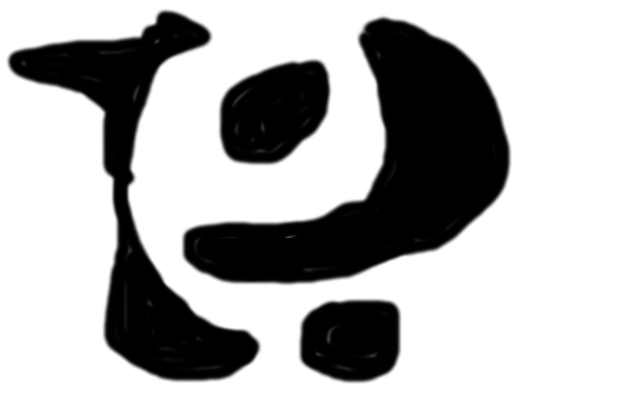
#> input picture A2/planning_questions/simple.png, 640 x 400 px
$ python astar_planner.py simple.png
#> lines starting #> are read from the running program, lines starting #| are printed output that depends on the picture; after the words box and inside, x2 and y2 are one past the last pixel; in counts of white or black regions, pixels touching at a corner belong together
### A2/planning_questions/priority_queue.py
import heapq

from heapq import heapify, heappush, heappop

class priority_dict(dict):
    """Dictionary that can be used as a priority queue.

    Keys of the dictionary are items to be put into the queue, and values
    are their respective priorities. All dictionary methods work as expected.
    The advantage over a standard heapq-based priority queue is
    that priorities of items can be efficiently updated (amortized O(1))
    using code as 'thedict[item] = new_priority.'

    The 'smallest' method can be used to return the object with lowest
    priority, and 'pop_smallest' also removes it.

    The 'sorted_iter' method provides a destructive sorted iterator.
    """

    def __init__(self, *args, **kwargs):
        super(priority_dict, self).__init__(*args, **kwargs)
        self._rebuild_heap()

    def _rebuild_heap(self):
        self._heap = [(v, k) for k, v in self.items()]
        heapify(self._heap)

    # [12 lines left out: function smallest, not called in this run]

    def pop_smallest(self):
        """Return the item with the lowest priority and remove it.

        Raises IndexError if the object is empty.
        """

        heap = self._heap
        v, k = heappop(heap)
        while k not in self or self[k] != v:
            v, k = heappop(heap)
        del self[k]
        return k

    def __setitem__(self, key, val):
        # We are not going to remove the previous value from the heap,
        # since this would have a cost O(n).

        super(priority_dict, self).__setitem__(key, val)

        if len(self._heap) < 2 * len(self):
            heappush(self._heap, (val, key))
        else:
            # When the heap grows larger than 2 * len(self), we rebuild it
            # from scratch to avoid wasting too much memory.
            self._rebuild_heap()

    # [22 lines left out: functions setdefault, update, sorted_iter, not called in this run]


class PriorityQueue:
    def __init__(self):
        self._queue = []
        self._index = 0

    def push(self, item, priority):
        heapq.heappush(self._queue, (-priority, self._index, item))
        self._index += 1

    def pop(self):
        return heapq.heappop(self._queue)[-1]

    def is_empty(self):
        return len(self._queue) == 0

### A2/planning_questions/astar_planner.py
#!/usr/bin/python
import sys
import time
import pickle
import numpy as np
from numpy import asarray
from PIL import Image

from itertools import product
from math import cos, sin, pi, sqrt

from plotting_utils import draw_plan
from priority_queue import priority_dict

class State(object):
    """
    2D state.
    """

    def __init__(self, x, y):
        """
        x represents the columns on the image and y represents the rows,
        Both are presumed to be integers
        """
        self.x = x
        self.y = y


    def __eq__(self, state):
        """
        When are two states equal?
        """
        return state and self.x == state.x and self.y == state.y

    def __lt__(self,other):
        return self.x < other.x or (self.x == other.x and self.y < other.y)

    def __hash__(self):
        """
        The hash function for this object. This is necessary to have when we
        want to use State objects as keys in dictionaries
        """
        return hash((self.x, self.y))


class AStarPlanner(object):
    """
    Applies the A* shortest path algorithm on a given grid world
    """

    def __init__(self, world):
        # (rows, cols, channels) array with values in {0,..., 255}
        self.world = world

        # (rows, cols) binary array. Cell is 1 iff it is occupied
        self.occ_grid = self.world[:,:,0]
        self.occ_grid = (self.occ_grid == 0).astype('uint8')

    def state_is_free(self, state):
        """
        Does collision detection. Returns true iff the state and its nearby
        surroundings are free.
        """
        return (self.occ_grid[state.y-5:state.y+5, state.x-5:state.x+5] == 0).all()

    def get_neighboring_states(self, state):
        """
        Returns free neighboring states of the given state. Returns up to 8
        neighbors (north, south, east, west, northwest, northeast, southwest, southeast)
        """

        x = state.x
        y = state.y

        # Neighbors can only lie within the image. This is how to get the image size.
        cols, rows = self.world.shape[:2]

        dx = [0]
        dy = [0]

        if (x > 0):
            dx.append(-1)

        if (x < rows -1):
            dx.append(1)

        if (y > 0):
            dy.append(-1)

        if (y < cols -1):
            dy.append(1)

        # product() returns the cartesian product
        # yield is a python generator. Look it up.
        for delta_x, delta_y in product(dx,dy):
            if delta_x != 0 or delta_y != 0:
                ns = State(x + delta_x, y + delta_y)
                if self.state_is_free(ns):
                    yield ns


    def _follow_parent_pointers(self, parents, state):
        """
        Assumes parents is a dictionary. parents[key]=value
        means that value is the parent of key. If value is None
        then key is the starting state. Returns the shortest
        path [start_state, ..., destination_state] by following the
        parent pointers.
        """

        assert (state in parents)
        curr_ptr = state
        shortest_path = [state]

        while curr_ptr is not None:
            shortest_path.append(curr_ptr)
            curr_ptr = parents[curr_ptr]

        # return a reverse copy of the path (so that first state is starting state)
        return shortest_path[::-1]

    #
    # TODO: this method currently has the implementation of Dijkstra's algorithm.
    # Modify it to implement A*. The changes should be minor.
    #
    def plan(self, start_state, dest_state):
        """
        Returns the shortest path as a sequence of states [start_state, ..., dest_state]
        if dest_state is reachable from start_state. Otherwise returns [start_state].
        Assume both source and destination are in free space.
        """
        assert (self.state_is_free(start_state))
        assert (self.state_is_free(dest_state))

        # Q is a mutable priority queue implemented as a dictionary
        Q = priority_dict()
        Q[start_state] = 0.0

        # Array that contains the optimal distance we've found from the starting state so far
        best_dist_found = float("inf") * np.ones((world.shape[1], world.shape[0]))
        best_dist_found[start_state.x, start_state.y] = 0

        # Boolean array that is true iff the distance to come of a state has been
        # finalized
        visited = np.zeros((world.shape[1], world.shape[0]), dtype='uint8')

        # Contains key-value pairs of states where key is the parent of the value
        # in the computation of the shortest path
        parents = {start_state: None}

        while Q:

            # s is also removed from the priority Q with this
            s = Q.pop_smallest()

            # Assert s hasn't been visited before
            assert (visited[s.x, s.y] == 0)

            # Mark it visited because here we will go over every neighbor,
            # so there's no need to come back after this (by greedy property)
            visited[s.x, s.y] = 1

            if s == dest_state:
                return self._follow_parent_pointers(parents, s)

            # for all free neighboring states
            for ns in self.get_neighboring_states(s):
                if visited[ns.x, ns.y] == 1:
                    continue

                transition_distance = sqrt((ns.x - s.x)**2 + (ns.y - s.y)**2)
                alternative_best_dist_ns = best_dist_found[s.x, s.y] + transition_distance

                # if the state ns has not been visited before or we just found a shorter path
                # to visit it then update its priority in the queue, and also its
                # distance to come and its parent
                if (ns not in Q) or (alternative_best_dist_ns < best_dist_found[ns.x, ns.y]):
                    #Q[ns] = alternative_best_dist_ns
                    best_dist_found[ns.x, ns.y] = alternative_best_dist_ns
                    #g(n) + h(n) where h(n) is the euclidian distance between point and goal
                    Q[ns] = best_dist_found[ns.x, ns.y] + (sqrt((ns.x - dest_state.x)**2 + (ns.y - dest_state.y)**2))
                    parents[ns] = s

        return [start_state]


if __name__ == "__main__":
    if len(sys.argv) < 2:
        print("Usage: astar_planner.py map_image_filename")
        sys.exit(1)

    # load the image
    image = Image.open(sys.argv[1])
#> image is the input picture: PIL image 640x400 RGB; min 0, max 255, mean 179
    # convert image to numpy array
    world = asarray(image)
    astar = AStarPlanner(world)
#> in __init__, `self.occ_grid = (self.occ_grid == 0).astype('uint8')`:
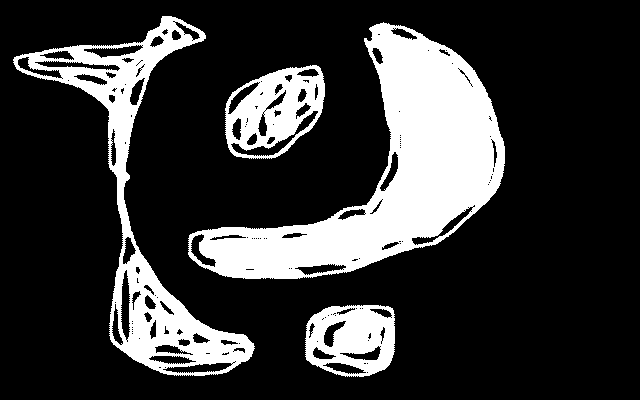
#> self.occ_grid: shape (400, 640); values 0 (black) and 1 (white), 21.4% white; 4 white regions, box (x1, y1, x2, y2) and area: (188, 22, 505, 279) 29986, (13, 16, 255, 376) 14946, (225, 65, 325, 159) 5211, (305, 305, 395, 377) 4523
    start_state = State(10, 10)


        # TODO: Change the goal state to 3 different values, saving and running between each
        # in order to produce your images to submit
    states = [[350, 280], [50, 330], [150, 233]]
    for i in range(len(states)):
        dest_state = State(states[i][0],states[i][1])

        print("astar_planner.py is attempting to find a path from ("+str(start_state.x)+','+str(start_state.y)+') to ('+str(dest_state.x)+','+str(dest_state.y)+') in the image named ' + sys.argv[1] + '.')
        print('This may take a few moments...')
        filename = 'astar_result' + str(i) + '_SabinaSasu.png'
#> (the run stopped early here; a loop or call above may not have finished)
